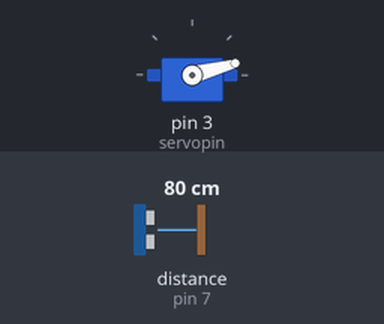
A sketch run on a simulated Arduino Uno, built with avr-gcc and run on an emulated ATmega328P. Shown: servo. Wiring (inferred from the names in the program): ultrasonic range finder: trigger pin 8; echo pin 7. The inputs (shaded band) are chosen by the test bench; at power-on: distance to the obstacle (sensor on pin 7) 80 cm. The echo pulse lasts 58.3 µs per cm; what the sketch prints to the serial monitor is not drawn.

Above: at 0.01 s.
1.3 s: distance to the obstacle (sensor on pin 7) set to 2 cm
At 2.4 s:
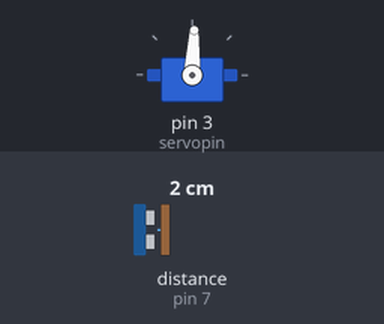
4.3 s: distance to the obstacle (sensor on pin 7) set to 299 cm
At 5.17 s:
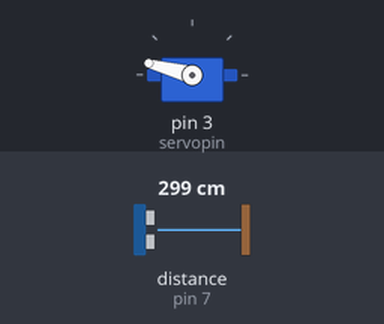
7.3 s: distance to the obstacle (sensor on pin 7) set to 4 cm
10.3 s: distance to the obstacle (sensor on pin 7) set to 35 cm
At 11.4 s:
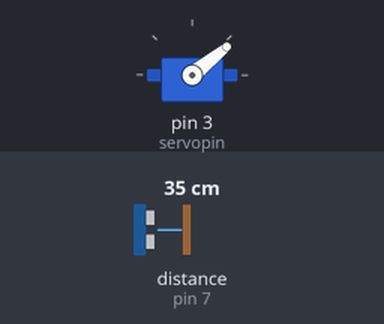
Timing chart, 0 to 14.3 s (numbered marks = the images above; inputs shaded):
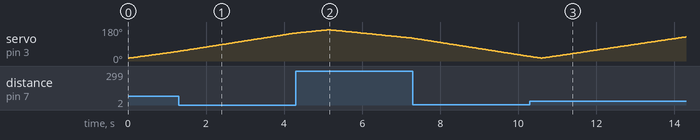

The sketch:

Radar_Arduino.ino
```cpp
#include <Servo.h>

int trigPin = 8;
int echoPin = 7;

float duration;
int distance;
Servo myServo;
int servopin = 3;

void setup() {

  pinMode(trigPin, OUTPUT);
  pinMode(echoPin, INPUT);
  Serial.begin(9600);
  myServo.attach(servopin);
}

void loop() {

  for(int i=15;i<=165;i++){

  myServo.write(i);
  delay(30);
  distance = calculateDistance();

  Serial.print(i);
  Serial.print(",");
  Serial.print(distance);
  Serial.print(".");
  }

  for(int i=165;i>15;i--){
  myServo.write(i);
  delay(30);

  distance = calculateDistance();

  Serial.print(i);
  Serial.print(",");
  Serial.print(distance);
  Serial.print(".");
  }
}

float calculateDistance() {

  digitalWrite(trigPin, LOW);
  delayMicroseconds(2);
  digitalWrite(trigPin, HIGH);
  delayMicroseconds(10);
  digitalWrite(trigPin, LOW);
  duration = pulseIn(echoPin, HIGH);
  distance= duration*0.034/2;
  return distance;
}
```
